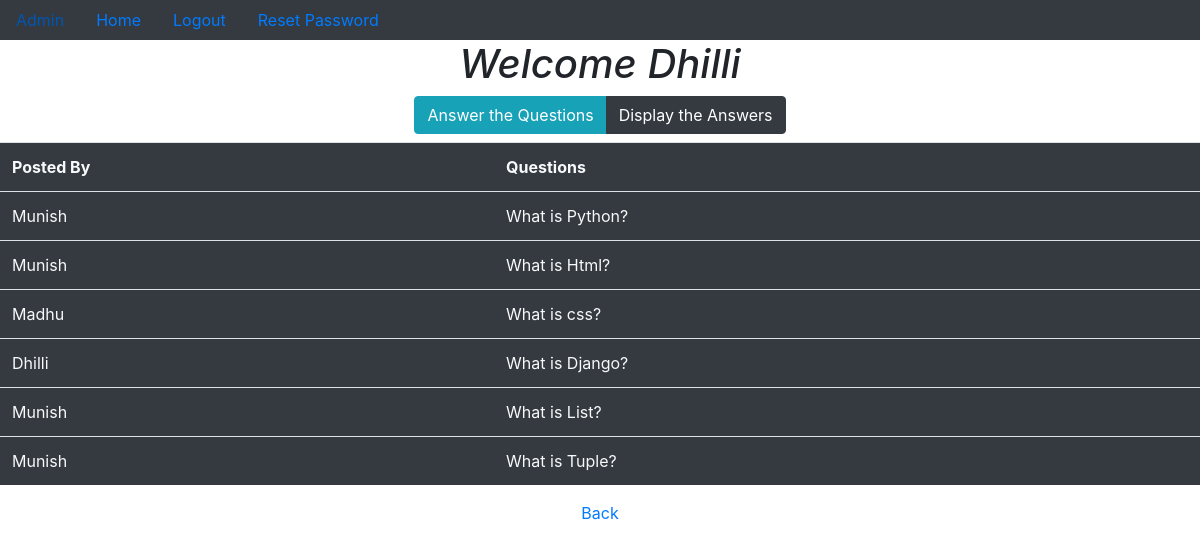
The app's page /display_questions/ (signed in) with its own data.
### app/models.py (models this page shows, shortened)
class Question(models.Model):
    S_No=models.IntegerField(primary_key=True)
    username=models.ForeignKey(User, on_delete=models.CASCADE)
    question=models.TextField()

### app/views.py (the view)
# urls.py: path('display_questions/', display_questions, name='display_questions'),
@login_required
def display_questions(request):
    if request.session.get('username'):
        username=request.session.get('username')
        Questions=Question.objects.all()
        d={'username':username, 'Questions':Questions}
        return render(request, 'display_questions.html', d)

### templates/display_questions.html (shortened to what this page needs)
{% extends 'dummy.html' %}
{% block body_block %}
{% if username %}
<h1 class="font-italic">Welcome {{username}}</h1>
<div class="btn-group mb-2" role="group">
    <a href="{% url 'Answer_the_Questions' %}" class="btn btn-info">Answer the Questions</a>
    <a href="{% url 'display_answers' %}" class="btn btn-dark">Display the Answers</a>
</div><br>
    <table class="table table-hover bg-dark">
        <tr class="text-light">
            <th>Posted By</th>
            <th>Questions</th>
        </tr>
        {% for qo in Questions %}
        <tr class="text-light">
            <td>{{qo.username}}</td>
            <td>{{qo.question}}</td>
        </tr>
        {% endfor %}
    </table>
    <a href="{% url 'Home' %}">Back</a>
{% endif %}
{% endblock %}

### records on screen
Question: username "Munish", question "What is Python?"
Question: username "Munish", question "What is Html?"
Question: username "Madhu", question "What is css?"
Question: username "Dhilli", question "What is Django?"
Question: username "Munish", question "What is List?"
Question: username "Munish", question "What is Tuple?"

### other values on screen
{{ username }} "Dhilli"
